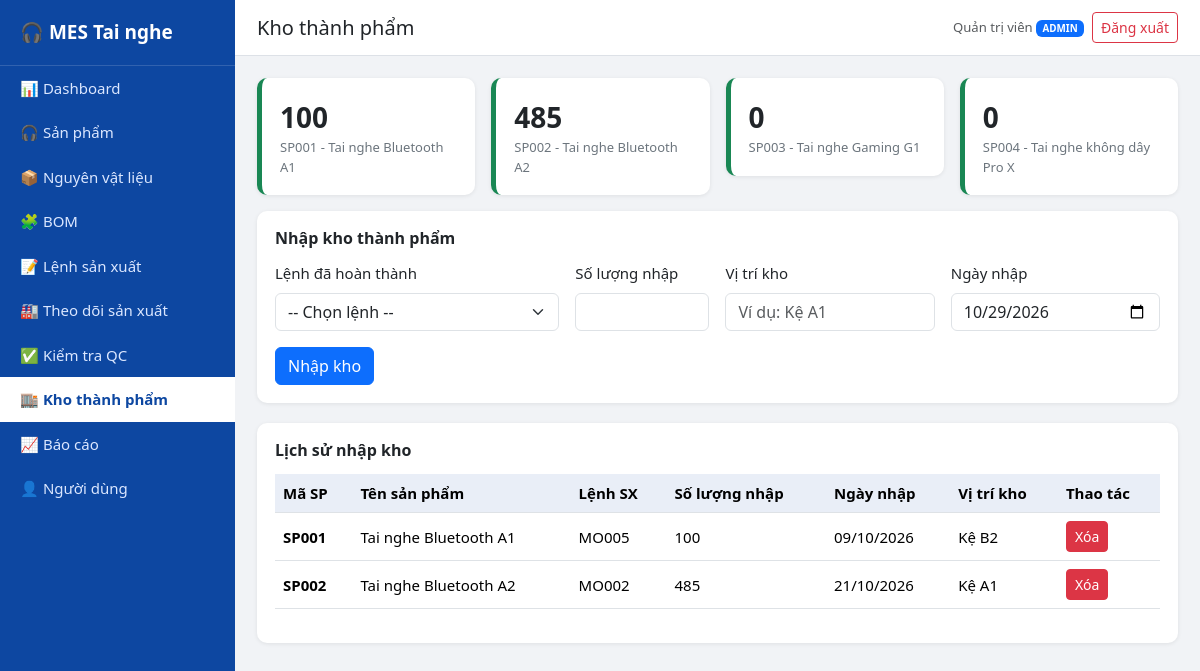
/warehouse.php (signed in), run on the app's committed database.
### tables this page shows
CREATE TABLE warehouse (
  id INT AUTO_INCREMENT PRIMARY KEY,
  product_id INT NOT NULL,
  order_id INT NULL,
  quantity INT NOT NULL,
  import_date DATE NOT NULL,
  location VARCHAR(50) NOT NULL,
  FOREIGN KEY (product_id) REFERENCES products(id) ON DELETE RESTRICT,
  FOREIGN KEY (order_id) REFERENCES production_orders(id) ON DELETE SET NULL
);

CREATE TABLE products (
  id INT AUTO_INCREMENT PRIMARY KEY,
  code VARCHAR(20) NOT NULL UNIQUE,
  name VARCHAR(100) NOT NULL,
  type VARCHAR(50) NOT NULL,
  color VARCHAR(30) NOT NULL,
  price DECIMAL(12,0) NOT NULL DEFAULT 0,
  status ENUM('Active','Inactive') NOT NULL DEFAULT 'Active'
);

CREATE TABLE production_orders (
  id INT AUTO_INCREMENT PRIMARY KEY,
  order_code VARCHAR(20) NOT NULL UNIQUE,
  product_id INT NOT NULL,
  quantity INT NOT NULL,
  produced_qty INT NOT NULL DEFAULT 0,
  defect_qty INT NOT NULL DEFAULT 0,
  start_date DATE NOT NULL,
  expected_end_date DATE NOT NULL,
  manager VARCHAR(100) NOT NULL,
  status ENUM('Planned','In Production','Completed','Cancelled') NOT NULL DEFAULT 'Planned',
  FOREIGN KEY (product_id) REFERENCES products(id) ON DELETE RESTRICT
);

### includes/auth.php (called while the page is built, shortened)
<?php
function e($s) { return htmlspecialchars((string)$s, ENT_QUOTES, 'UTF-8'); }
function is_logged_in() { return isset($_SESSION['user']); }
function is_admin()     { return is_logged_in() && $_SESSION['user']['role'] === 'admin'; }
function fdate($d) { return $d ? date('d/m/Y', strtotime($d)) : ''; }

### warehouse.php (the view, shortened to what this page needs)
<?php
require 'config/database.php';
require 'includes/auth.php';
$avail_sql = "SELECT o.id, o.order_code, o.product_id, p.name AS product_name,
                     (o.produced_qty - o.defect_qty) - COALESCE((SELECT SUM(w.quantity) FROM warehouse w WHERE w.order_id = o.id), 0) AS available
              FROM production_orders o JOIN products p ON p.id = o.product_id
              WHERE o.status = 'Completed'";
$importable = $pdo->query($avail_sql . ' HAVING available > 0 ORDER BY o.id')->fetchAll();
$items = $pdo->query("SELECT w.*, p.code AS pcode, p.name AS pname, o.order_code
                      FROM warehouse w JOIN products p ON p.id = w.product_id
                      LEFT JOIN production_orders o ON o.id = w.order_id ORDER BY w.id DESC")->fetchAll();
$summary = $pdo->query("SELECT p.code, p.name, COALESCE(SUM(w.quantity),0) AS total
                        FROM products p LEFT JOIN warehouse w ON w.product_id = p.id
                        GROUP BY p.id, p.code, p.name ORDER BY p.code")->fetchAll();
include 'includes/header.php';
include 'includes/sidebar.php';
?>
<div class="row g-3 mb-3">
<?php foreach ($summary as $s): ?>
    <div class="col-6 col-lg-3"><div class="stat-card green"><div class="num"><?= number_format($s['total']) ?></div>
        <div class="label"><?= e($s['code'] . ' - ' . $s['name']) ?></div></div></div>
<?php endforeach; ?>
</div>
<?php if (is_admin()): ?>
<div class="box">
    <h6>Nhập kho thành phẩm</h6>
    <?php if (!$importable): ?>
        <p class="text-muted mb-0">Hiện không có lệnh sản xuất hoàn thành nào còn sản phẩm chưa nhập kho.</p>
    <?php else: ?>
    <form method="post" class="row g-3">
        <div class="col-md-4"><label class="form-label">Lệnh đã hoàn thành</label>
            <select name="order_id" class="form-select" required>
                <option value="">-- Chọn lệnh --</option>
            </select></div>
        <div class="col-md-2"><label class="form-label">Số lượng nhập</label>
            <input name="quantity" type="number" min="1" class="form-control" required></div>
        <div class="col-md-3"><label class="form-label">Vị trí kho</label>
            <input name="location" class="form-control" required placeholder="Ví dụ: Kệ A1"></div>
        <div class="col-md-3"><label class="form-label">Ngày nhập</label>
            <input name="import_date" type="date" class="form-control" required value="<?= date('Y-m-d') ?>"></div>
        <div class="col-12"><button class="btn btn-primary">Nhập kho</button></div>
    </form>
    <?php endif; ?>
</div>
<?php endif; ?>
<div class="box">
    <h6>Lịch sử nhập kho</h6>
    <div class="table-responsive">
    <table class="table table-hover align-middle">
        <thead><tr><th>Mã SP</th><th>Tên sản phẩm</th><th>Lệnh SX</th><th>Số lượng nhập</th><th>Ngày nhập</th><th>Vị trí kho</th><?php if (is_admin()): ?><th>Thao tác</th><?php endif; ?></tr></thead>
        <tbody>
        <?php foreach ($items as $i): ?>
            <tr>
                <td><b><?= e($i['pcode']) ?></b></td>
                <td><?= e($i['pname']) ?></td>
                <td><?= e($i['order_code']) ?></td>
                <td><?= number_format($i['quantity']) ?></td>
                <td><?= fdate($i['import_date']) ?></td>
                <td><?= e($i['location']) ?></td>
                <?php if (is_admin()): ?>
                <td>
                    <form method="post" class="d-inline form-delete">
                        <button class="btn btn-sm btn-danger">Xóa</button>
                    </form>
                </td>
                <?php endif; ?>
            </tr>
        <?php endforeach; ?>
        </tbody>
    </table>
    </div>
</div>
<?php include 'includes/footer.php'; ?>

### css/style.css (style rules this page uses)
body { background: #f1f3f6; font-size: 15px; }
.stat-card { background: #fff; border-radius: 10px; padding: 18px; border-left: 5px solid #0d6efd; box-shadow: 0 1px 4px rgba(0,0,0,.08); }
.stat-card .num { font-size: 28px; font-weight: bold; }
.stat-card .label { color: #6c757d; font-size: 13px; }
.stat-card.green { border-left-color: #198754; }
.box { background: #fff; border-radius: 10px; padding: 18px; box-shadow: 0 1px 4px rgba(0,0,0,.08); margin-bottom: 20px; }
.box h6 { font-weight: 600; margin-bottom: 14px; }
.table th { background: #e9eef7; white-space: nowrap; }

### data on the page
warehouse: product.code "SP001", product.name "Tai nghe Bluetooth A1", order.order_code "MO005", quantity "100", import_date "09/10/2026", location "Kệ B2"
warehouse: product.code "SP002", product.name "Tai nghe Bluetooth A2", order.order_code "MO002", quantity "485", import_date "21/10/2026", location "Kệ A1"

### other printed values
$item[1] "📊"
$item[0] "Dashboard"
$item[1] "🎧"
$item[0] "Sản phẩm"
$item[1] "📦"
$item[0] "Nguyên vật liệu"
$item[1] "🧩"
$item[0] "BOM"
$item[1] "📝"
$item[0] "Lệnh sản xuất"
$item[1] "🏭"
$item[0] "Theo dõi sản xuất"
$item[1] "✅"
$item[0] "Kiểm tra QC"
$item[1] "🏬"
